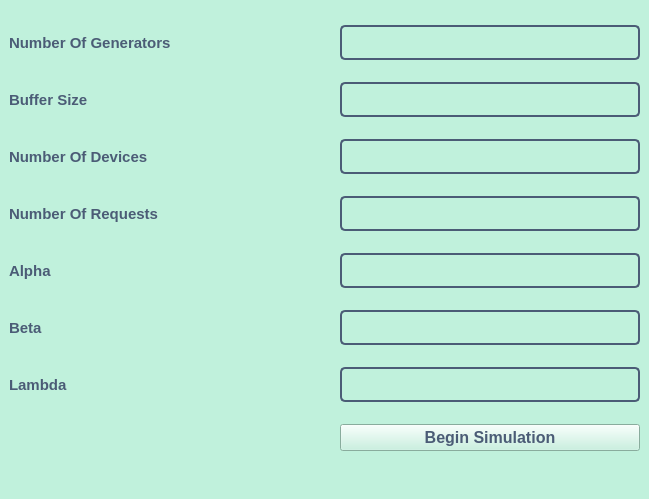
<?xml version="1.0" encoding="UTF-8"?>
<ui version="4.0">
 <class>MainWindow</class>
 <widget class="QMainWindow" name="MainWindow">
  <property name="geometry">
   <rect>
    <x>0</x>
    <y>0</y>
    <width>649</width>
    <height>499</height>
   </rect>
  </property>
  <property name="windowTitle">
   <string>MainWindow</string>
  </property>
  <property name="styleSheet">
   <string notr="true">background-color:#C0F1DC ;
color: #4B5C76;
font-family: helvetica;
font-size: 15px;
font-weight: bold;</string>
  </property>
  <widget class="QWidget" name="centralwidget">
   <layout class="QGridLayout" name="gridLayout">
    <item row="1" column="1">
     <widget class="QTextEdit" name="bufferSize">
      <property name="maximumSize">
       <size>
        <width>300</width>
        <height>35</height>
       </size>
      </property>
      <property name="styleSheet">
       <string notr="true">outline: 0;
background: transparent;
border: 2px solid #4B5C76;
border-radius: 5px;</string>
      </property>
     </widget>
    </item>
    <item row="2" column="1">
     <widget class="QTextEdit" name="numberOfDevices">
      <property name="maximumSize">
       <size>
        <width>300</width>
        <height>35</height>
       </size>
      </property>
      <property name="styleSheet">
       <string notr="true">outline: 0;
background: transparent;
border: 2px solid #4B5C76;
border-radius: 5px;</string>
      </property>
     </widget>
    </item>
    <item row="1" column="0">
     <widget class="QLabel" name="BufferSizeLabel">
      <property name="text">
       <string>Buffer Size</string>
      </property>
     </widget>
    </item>
    <item row="0" column="0">
     <widget class="QLabel" name="numberOfGeneratorsLabel">
      <property name="text">
       <string>Number Of Generators</string>
      </property>
     </widget>
    </item>
    <item row="4" column="1">
     <widget class="QTextEdit" name="alpha">
      <property name="maximumSize">
       <size>
        <width>300</width>
        <height>35</height>
       </size>
      </property>
      <property name="styleSheet">
       <string notr="true">outline: 0;
background: transparent;
border: 2px solid #4B5C76;
border-radius: 5px;</string>
      </property>
     </widget>
    </item>
    <item row="5" column="0">
     <widget class="QLabel" name="label_2">
      <property name="text">
       <string>Beta</string>
      </property>
     </widget>
    </item>
    <item row="6" column="0">
     <widget class="QLabel" name="label_3">
      <property name="text">
       <string>Lambda</string>
      </property>
     </widget>
    </item>
    <item row="4" column="0">
     <widget class="QLabel" name="label">
      <property name="text">
       <string>Alpha</string>
      </property>
     </widget>
    </item>
    <item row="0" column="1">
     <widget class="QTextEdit" name="numberOfGenerators">
      <property name="maximumSize">
       <size>
        <width>300</width>
        <height>35</height>
       </size>
      </property>
      <property name="styleSheet">
       <string notr="true">outline: 0;
background: transparent;
border: 2px solid #4B5C76;
border-radius: 5px;</string>
      </property>
     </widget>
    </item>
    <item row="3" column="0">
     <widget class="QLabel" name="numberOfRequestsLabel">
      <property name="text">
       <string>Number Of Requests</string>
      </property>
     </widget>
    </item>
    <item row="2" column="0">
     <widget class="QLabel" name="numberOFDevicesLabel">
      <property name="text">
       <string>Number Of Devices</string>
      </property>
     </widget>
    </item>
    <item row="3" column="1">
     <widget class="QTextEdit" name="numberOfRequests">
      <property name="maximumSize">
       <size>
        <width>300</width>
        <height>35</height>
       </size>
      </property>
      <property name="styleSheet">
       <string notr="true">outline: 0;
background: transparent;
border: 2px solid #4B5C76;
border-radius: 5px;</string>
      </property>
     </widget>
    </item>
    <item row="7" column="1">
     <widget class="QPushButton" name="beginSimulation">
      <property name="styleSheet">
       <string notr="true"> color: #4B5C76;
 font-size: 16px;
 border: 0.2em solid var(--c);
 border-radius: 0.5em;
 width: 12em;
 height: 3em;
 text-transform: uppercase;
 font-weight: bold;
 font-family: helvetica;
 letter-spacing: 0.1em;
 text-align: center;
 line-height: 3em;
 position: relative;
 overflow: hidden;
 z-index: 1;
 transition: 0.5s;
 margin: 1em;</string>
      </property>
      <property name="text">
       <string>Begin Simulation</string>
      </property>
     </widget>
    </item>
    <item row="5" column="1">
     <widget class="QTextEdit" name="beta">
      <property name="maximumSize">
       <size>
        <width>300</width>
        <height>35</height>
       </size>
      </property>
      <property name="styleSheet">
       <string notr="true">outline: 0;
background: transparent;
border: 2px solid #4B5C76;
border-radius: 5px;</string>
      </property>
     </widget>
    </item>
    <item row="6" column="1">
     <widget class="QTextEdit" name="lambda">
      <property name="maximumSize">
       <size>
        <width>300</width>
        <height>35</height>
       </size>
      </property>
      <property name="styleSheet">
       <string notr="true">outline: 0;
background: transparent;
border: 2px solid #4B5C76;
border-radius: 5px;</string>
      </property>
     </widget>
    </item>
    <item row="7" column="0">
     <widget class="QLabel" name="infoCheck">
      <property name="text">
       <string/>
      </property>
     </widget>
    </item>
   </layout>
  </widget>
  <widget class="QMenuBar" name="menubar">
   <property name="geometry">
    <rect>
     <x>0</x>
     <y>0</y>
     <width>649</width>
     <height>25</height>
    </rect>
   </property>
  </widget>
  <widget class="QStatusBar" name="statusbar"/>
 </widget>
 <resources/>
 <connections/>
</ui>
